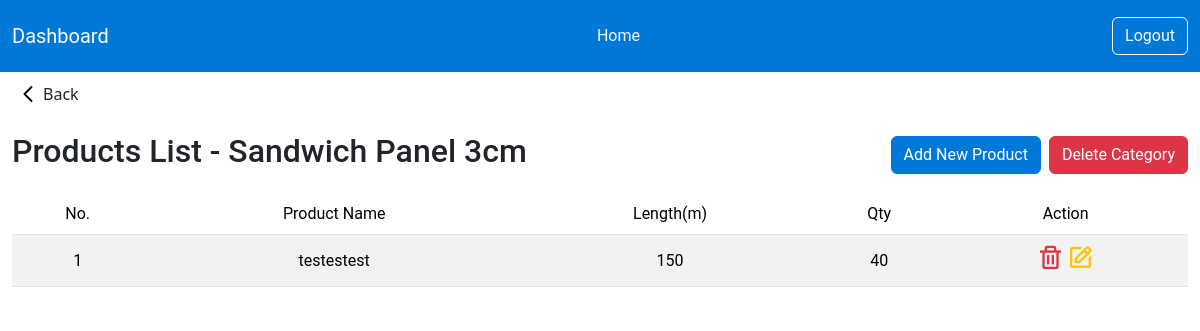
Screenshot of /admin/product.php?category_id=2 (signed in) with the database file from the repository.
### tables this page shows
CREATE TABLE `categories` (
  `id` int NOT NULL,
  `name` varchar(100) NOT NULL
);

CREATE TABLE `inventorysummary` (
  `product_id` int NOT NULL,
  `current_qty` int NOT NULL DEFAULT '0'
);

CREATE TABLE `products` (
  `id` int NOT NULL,
  `name` varchar(100) NOT NULL,
  `length` int NOT NULL,
  `category_id` int NOT NULL
);

### admin/product.php (the view, shortened to what this page needs)
<?php include_once('includes/header.php');
$category_products = [];
if (isset($_GET['category_id'])) {
    $category_id = $_GET['category_id'];
    $sql_category_products =
        "SELECT *, `products`.`name` as `product_name`, `inventorysummary`.`current_qty` as `product_qty` FROM `products`
    INNER JOIN `inventorysummary` ON `products`.`id` = `inventorysummary`.`product_id` WHERE `products`.`category_id` = $category_id";
    $stm_category_products = $pdo->prepare($sql_category_products);
    $stm_category_products->execute();
    $category_products = $stm_category_products->fetchAll(PDO::FETCH_ASSOC);
    $sql_category = "SELECT `categories`.`name` as `category_name`, `categories`.`id` FROM `categories` WHERE `categories`.`id` = $category_id";
    $stm_category = $pdo->prepare($sql_category);
    $stm_category->execute();
    $category = $stm_category->fetch(PDO::FETCH_ASSOC);
}
?>
<a href="categories.php" class="btn btn-transparent d-flex justify-content-start align-items-center"><img src="./assets/icons/back.svg" alt="">Back</a>
<div class="container-fluid mt-3">
    <div class="col-12">
        <div class="bg-white">
            <div class="row align-items-center justify-content-center">
                <div class="col-12 col-md-8">
                    <h2>Products List - <?= $category['category_name'] ?></h2>
                </div>
                <div class="col-12 col-md-4 d-flex justify-content-between justify-content-md-end align-items-center">
                    <button class="btn btn-small btn-primary" data-bs-toggle="modal" data-bs-target="#productAdd">Add New Product</button>
                    <form action="<?= $_SERVER['PHP_SELF'] ?>" method="post"
                        style="display:inline;">
                        <button type="submit" name="delete_category_btn" class="btn btn-small btn-danger ms-2"
                            onclick="return confirm('Are you sure you want to delete this Category?');">
                            Delete Category
                        </button>
                    </form>
                </div>
            </div>
            <div class="table-responsive text-nowrap mt-3">
                <table class="table table-striped align-middle overflow-scroll col-12" id="table"
                    data-search-align="left" data-pagination="true" data-toggle="table" data-search="true"
                    data-searchable="true">
                    <thead>
                        <tr>
                            <th scope="col" class="text-center">No.</th>
                            <th scope="col" class="text-center">Product Name</th>
                            <th scope="col" class="text-center" data-sortable="true">Length(m)</th>
                            <th scope="col" class="text-center" data-sortable="true">Qty</th>
                            <th scope="col" class="text-center">Action</th>
                        </tr>
                    </thead>
                    <tbody>
                        <?php foreach ($category_products as $i => $product): ?>
                            <tr class="<?= $product['product_qty'] < 8 ? 'table-warning' : 'table-white' ?>">
                                <td class="text-center"><?= $i + 1 ?></td>
                                <td class="text-center"><?= $product['product_name'] ?></td>
                                <td class="text-center"><?= $product['length'] ?></td>
                                <td class="text-center"><?= $product['product_qty'] ?></td>
                                <td class="text-center">
                                    <div class="d-flex justify-content-center align-items-center">
                                        <form action="<?= $_SERVER['PHP_SELF'] ?>" method="POST"
                                            style="display:inline;">
                                            <button type="submit" name="delete_product_btn" class="btn btn-link p-0"
                                                onclick="return confirm('Are you sure you want to delete this product?');">
                                                <i class="bx bx-trash text-danger h3 m-0"></i>
                                            </button>
                                        </form>
                                        <button
                                            class="btn btn-transparent p-0"
                                            data-bs-toggle="modal"
                                            data-bs-target="#productUpdate"
                                            data-id="<?= $product['id'] ?>"
                                            data-name="<?= htmlspecialchars($product['name'], ENT_QUOTES, 'UTF-8') ?>"
                                            data-length="<?= htmlspecialchars($product['length'], ENT_QUOTES, 'UTF-8') ?>"
                                            data-qty="<?= $product['current_qty'] ?>">
                                            <i class="bx bx-edit text-warning h3 m-0"></i>
                                        </button>
                                    </div>
                                </td>
                            </tr>
                        <?php endforeach; ?>
                    </tbody>
                </table>
            </div>
        </div>
    </div>
</div>
</body>
</html>

### admin/assets/css/style.css (style rules this page uses)
* { font-family: "Roboto", sans-serif; font-weight: 400; font-style: normal; }
.bg-primary, .btn-primary { background-color: #0078d7 !important; }

### rows the page displays
categories: name "Sandwich Panel 3cm"
inventorysummary: product_id.name "testestest", product_id.length "150", current_qty "40"
